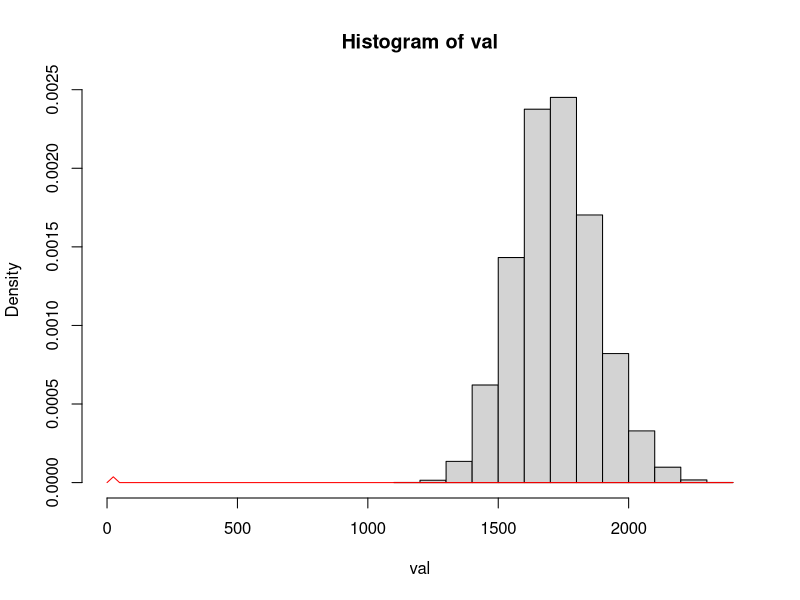

The R source for this figure: (Note: this script raises an error after producing the figure.)
x = sample(5,1000,rep=T)
table(x)
chisq.test(x) #oops
chisq.test(table(x))

x = sample(5,1000,prob=c(1,3,2,6,5), rep=T)
table(x)
chisq.test(table(x),p=c(1,3,2,6,5),rescale=T) #oops
chisq.test(table(x),p=c(1,3,2,6,5)/17)
chisq.test(table(x),p=c(1,2,3,6,5)/17)

val = chisq.test(table(x),p=c(6,3,2,1,5)/17)
names(val)
val$stat

val = numeric(10000)
for(i in 1:10000) {
    x = sample(5,1000,prob=c(1,3,2,6,5), rep=T)
    val[i] = chisq.test(table(x),p=c(6,3,2,1,5)/17)$stat
}
hist(val,prob=T,xlim=c(0,2400))
curve(dchisq(x,df=4),col='red',add=T)

mytable = function(dat) {
   c(sum(dat==1),sum(dat==2),sum(dat==3),sum(dat==4),sum(dat==5))
}

x = sample(5,50,prob=c(1,3,2,6,5), rep=T)
mytable(x)
val=chisq.test(mytable(x),p=c(1,3,2,6,5),rescale=T)
---------------
newval = numeric(10000)
for(i in 1:10000) {
    fakex = sample(5,50,prob=c(1,3,2,6,5), rep=T)
    newval[i] = chisq.test(mytable(fakex),p=c(1,3,2,6,5)/17)$stat
}
mean(newval>val$stat)
------------
hist(newval,prob=T)
curve(dchisq(x,df=4),col='red',add=T)

chisq.test(mytable(x),p=c(1,3,2,6,5),rescale=T,sim=T)

x = read.csv('kick.csv')
dim(x)
kick = x[,3]
lambda = mean(kick)
(obs.frq = table(kick))

(exp.prob = dpois(0:6,lambda))
(exp.frq = length(kick) * exp.prob)
tmp = dpois(0:2,lambda)
last = 1-sum(tmp)
(exp.prob = c(tmp,last))
(exp.frq = length(kick) * exp.prob)

(obs.frq = c(obs.frq[1:3],11+2))
(chisq = sum((obs.frq - exp.frq)^2/exp.frq))

x = read.table('whorlfull.txt',head=T)
(ct = table(x))
chisq.test(ct,corr=F)

mom = x[,1]
kid = x[,2]

nullchi = numeric(1000)
for(i in 1:1000) {
  newkid = sample(kid)
  nullchi[i] = chisq.test(table(mom,newkid))$stat
}

hist(nullchi,prob=T)
obschi = 0.073
mean(nullchi > obschi)
